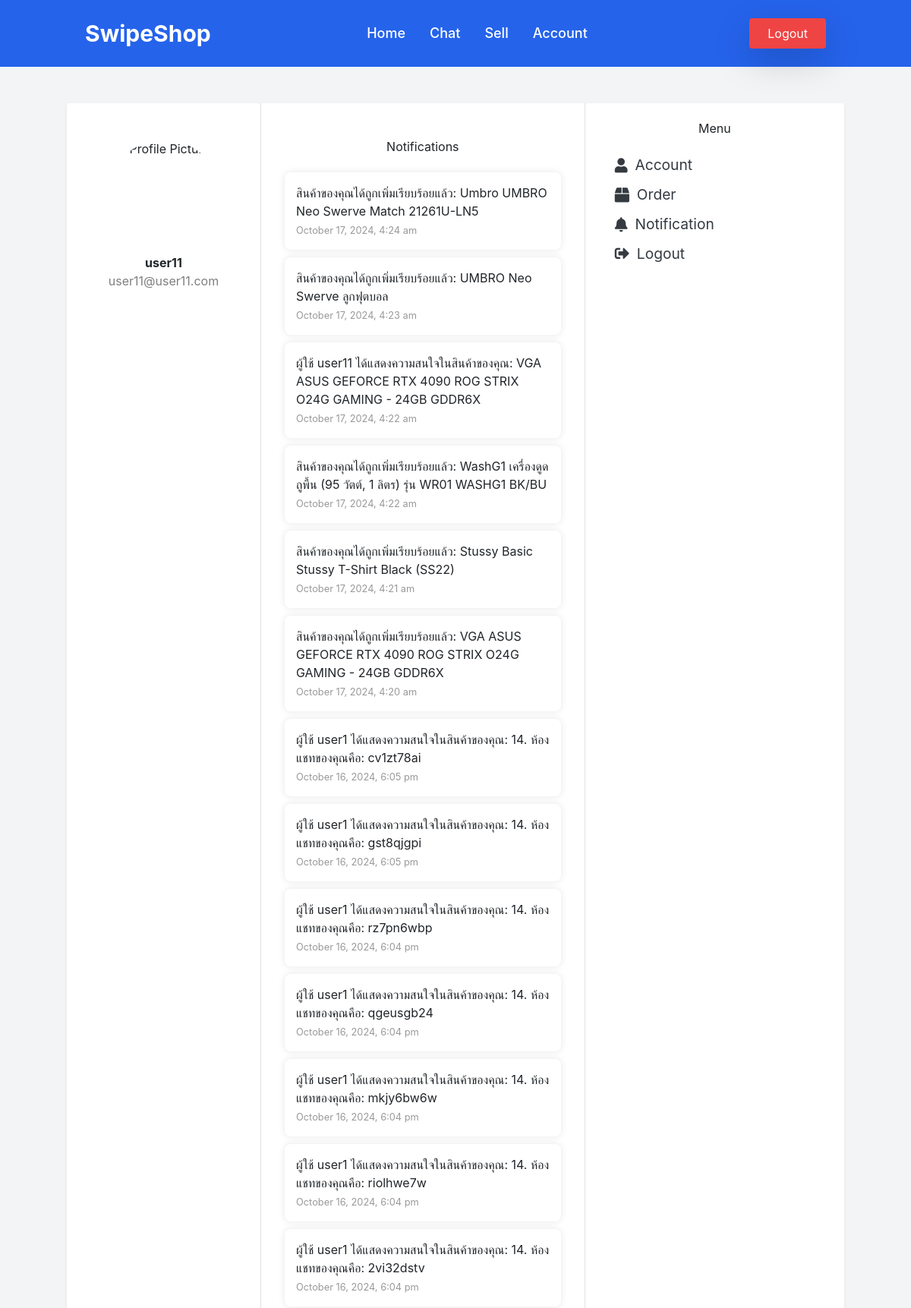
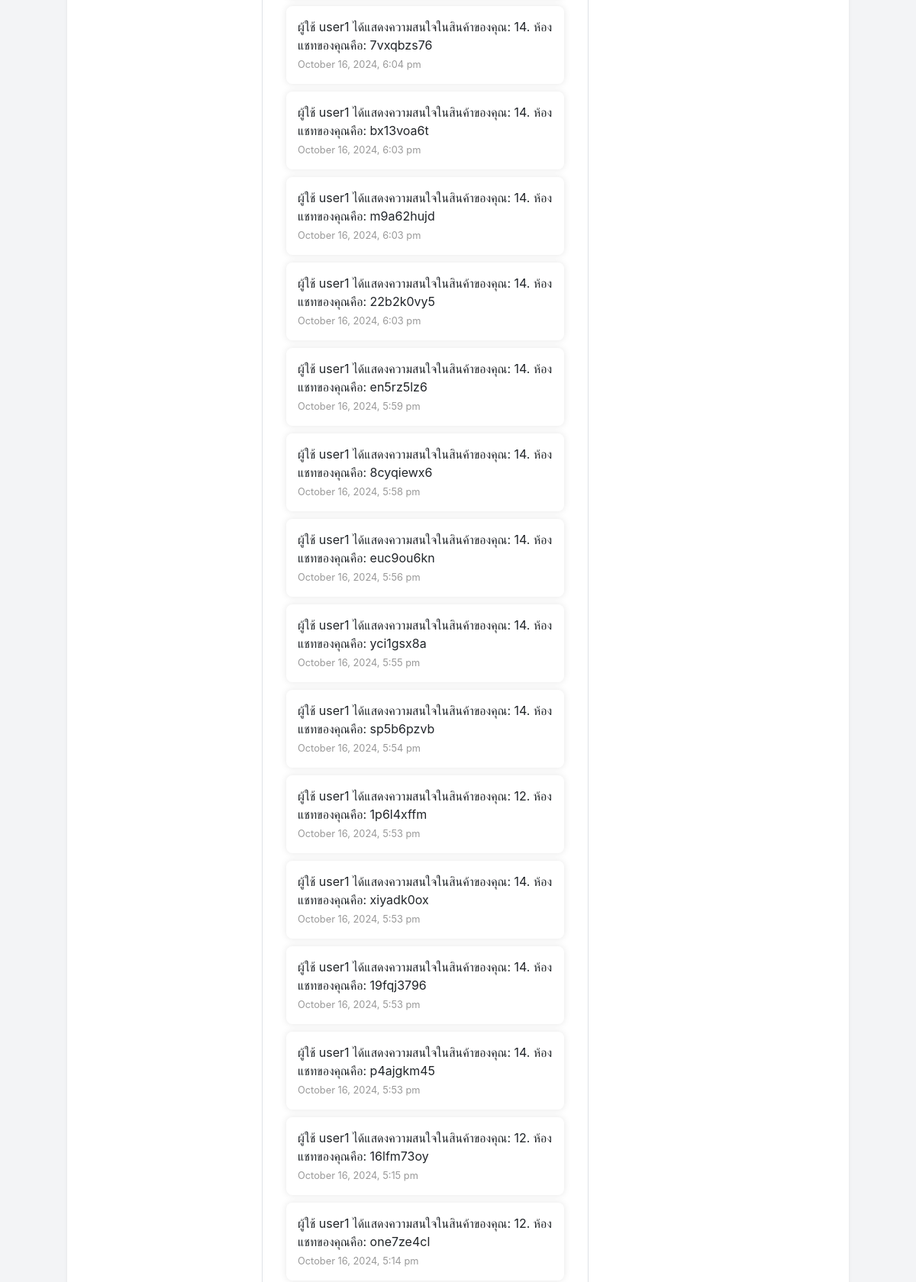
The app's page /notification.php (signed in, upper part) with its own data (2 pictures, top to bottom).
### tables this page shows
CREATE TABLE `users` (
  `user_id` int(10) UNSIGNED NOT NULL,
  `username` varchar(50) NOT NULL,
  `password` varchar(255) NOT NULL,
  `email` varchar(100) NOT NULL,
  `profile_picture` varchar(255) DEFAULT NULL,
  `bio` text DEFAULT NULL,
  `role` enum('User','Admin') DEFAULT 'User',
  `created_at` timestamp NOT NULL DEFAULT current_timestamp()
);

CREATE TABLE `notifications` (
  `notification_id` int(11) NOT NULL,
  `user_id` int(10) UNSIGNED DEFAULT NULL,
  `notification_text` varchar(255) NOT NULL,
  `is_read` tinyint(1) DEFAULT 0,
  `created_at` timestamp NOT NULL DEFAULT current_timestamp()
);

### notification.php (the view, shortened to what this page needs)
<?php
$host = 'localhost';
$db = 'swipeshop';
$user = 'swipeshop';
$pass = 'swipeshop';
$conn = new mysqli($host, $user, $pass, $db);
$sql = "SELECT user_id, username, profile_picture, email, created_at FROM users WHERE user_id = ?";
$stmt = $conn->prepare($sql);
$stmt->bind_param('i', $_SESSION['user_id']);
$stmt->execute();
$user_result = $stmt->get_result();
$user_data = $user_result->fetch_assoc();
$sql = "SELECT notification_text, created_at FROM notifications WHERE user_id = ? ORDER BY created_at DESC";
$stmt = $conn->prepare($sql);
$stmt->bind_param('i', $_SESSION['user_id']);
$stmt->execute();
$result = $stmt->get_result();
?>
<!DOCTYPE html>
<html lang="en">
<head>
    <link href="https://cdnjs.cloudflare.com/ajax/libs/font-awesome/5.15.4/css/all.min.css" rel="stylesheet">
    <link href="https://stackpath.bootstrapcdn.com/bootstrap/4.5.2/css/bootstrap.min.css" rel="stylesheet">
</head>
<body>
    <?php include './header.php'; ?>
    <div class="container rounded bg-white mt-5 mb-5 shadow-sm">
        <div class="row">
            <div class="col-md-3 border-right">
                <div class="d-flex flex-column align-items-center text-center p-3 py-5 profile-header">
                    <img src="<?php echo $user_data['profile_picture'] ?: 'https://st3.depositphotos.com/15648834/17930/v/600/depositphotos_179308454-stock-illustration-unknown-person-silhouette-glasses-profile.jpg'; ?>"
                        alt="Profile Picture">
                    <span class="font-weight-bold"><?php echo htmlspecialchars($user_data['username']); ?></span>
                    <span class="text-black-50"><?php echo htmlspecialchars($user_data['email']); ?></span>
                </div>
            </div>
            <div class="col-md-5 border-right">
                <div class="p-3 py-5">
                    <div class="text-center mb-4">
                        <h4>Notifications</h4>
                    </div>
                    <?php if ($result->num_rows > 0): ?>
                        <?php while ($row = $result->fetch_assoc()): ?>
                            <div class="notification-item">
                                <p><?php echo $row['notification_text']; ?></p>
                                <span
                                    class="notification-time"><?php echo date('F j, Y, g:i a', strtotime($row['created_at'])); ?></span>
                            </div>
                        <?php endwhile; ?>
                    <?php else: ?>
                        <div class="alert alert-info" role="alert">
                            ไม่มีการแจ้งเตือนใหม่
                        </div>
                    <?php endif; ?>
                </div>
            </div>
            <div class="col-md-4">
                <div class="p-4">
                    <h4 class="text-center mb-4">Menu</h4>
                    <div class="d-flex flex-column align-items-start">
                        <a href="account.php" class="link-item"><i class="fas fa-user"></i> Account</a>
                        <a href="order.php" class="link-item"><i class="fas fa-box"></i> Order</a>
                        <a href="notification.php" class="link-item"><i class="fas fa-bell"></i> Notification</a>
                        <a href="logout.php" class="link-item"><i class="fas fa-sign-out-alt"></i> Logout</a>
                    </div>
                </div>
            </div>
        </div>
    </div>
</body>
</html>

### notification.php (style rules this page uses)
body { background-color: #f8f9fa; }
.link-item { margin-bottom: 10px; font-size: 1.2rem; display: flex; align-items: center; color: #343a40; text-decoration: none; transition: color 0.3s; }
.link-item i { margin-right: 10px; }
.notification-item { background-color: #ffffff; padding: 15px; border-radius: 8px; margin-bottom: 10px; box-shadow: 0 0 10px rgba(0, 0, 0, 0.1); }
.notification-time { font-size: 0.8rem; color: #999; }
.profile-header { text-align: center; margin-bottom: 30px; }
.profile-header img { border-radius: 50%; width: 150px; height: 150px; object-fit: cover; }

### records on screen
users: username "user11", email "user11@user11.com"
notifications: notification_text "สินค้าของคุณได้ถูกเพิ่มเรียบร้อยแล้ว: Umbro UMBRO Neo Swerve Match 21261U-LN5", created_at "October 17, 2024, 4:24 am"
notifications: notification_text "สินค้าของคุณได้ถูกเพิ่มเรียบร้อยแล้ว: UMBRO Neo Swerve ลูกฟุตบอล", created_at "October 17, 2024, 4:23 am"
notifications: notification_text "ผู้ใช้ user11 ได้แสดงความสนใจในสินค้าของคุณ: VGA ASUS GEFORCE RTX 4090 ROG STRIX O24G GAMING - 24GB GDDR6X", created_at "October 17, 2024, 4:22 am"
notifications: notification_text "สินค้าของคุณได้ถูกเพิ่มเรียบร้อยแล้ว: WashG1 เครื่องดูดถูพื้น (95 วัตต์, 1 ลิตร) รุ่น WR01 WASHG1 BK/BU", created_at "October 17, 2024, 4:22 am"
notifications: notification_text "สินค้าของคุณได้ถูกเพิ่มเรียบร้อยแล้ว: Stussy Basic Stussy T-Shirt Black (SS22)", created_at "October 17, 2024, 4:21 am"
notifications: notification_text "สินค้าของคุณได้ถูกเพิ่มเรียบร้อยแล้ว: VGA ASUS GEFORCE RTX 4090 ROG STRIX O24G GAMING - 24GB GDDR6X", created_at "October 17, 2024, 4:20 am"
notifications: notification_text "ผู้ใช้ user1 ได้แสดงความสนใจในสินค้าของคุณ: 14. ห้องแชทของคุณคือ: cv1zt78ai", created_at "October 16, 2024, 6:05 pm"
notifications: notification_text "ผู้ใช้ user1 ได้แสดงความสนใจในสินค้าของคุณ: 14. ห้องแชทของคุณคือ: gst8qjgpi", created_at "October 16, 2024, 6:05 pm"
notifications: notification_text "ผู้ใช้ user1 ได้แสดงความสนใจในสินค้าของคุณ: 14. ห้องแชทของคุณคือ: rz7pn6wbp", created_at "October 16, 2024, 6:04 pm"
notifications: notification_text "ผู้ใช้ user1 ได้แสดงความสนใจในสินค้าของคุณ: 14. ห้องแชทของคุณคือ: qgeusgb24", created_at "October 16, 2024, 6:04 pm"
notifications: notification_text "ผู้ใช้ user1 ได้แสดงความสนใจในสินค้าของคุณ: 14. ห้องแชทของคุณคือ: mkjy6bw6w", created_at "October 16, 2024, 6:04 pm"
notifications: notification_text "ผู้ใช้ user1 ได้แสดงความสนใจในสินค้าของคุณ: 14. ห้องแชทของคุณคือ: riolhwe7w", created_at "October 16, 2024, 6:04 pm"
notifications: notification_text "ผู้ใช้ user1 ได้แสดงความสนใจในสินค้าของคุณ: 14. ห้องแชทของคุณคือ: 2vi32dstv", created_at "October 16, 2024, 6:04 pm"
notifications: notification_text "ผู้ใช้ user1 ได้แสดงความสนใจในสินค้าของคุณ: 14. ห้องแชทของคุณคือ: 7vxqbzs76", created_at "October 16, 2024, 6:04 pm"
notifications: notification_text "ผู้ใช้ user1 ได้แสดงความสนใจในสินค้าของคุณ: 14. ห้องแชทของคุณคือ: bx13voa6t", created_at "October 16, 2024, 6:03 pm"
notifications: notification_text "ผู้ใช้ user1 ได้แสดงความสนใจในสินค้าของคุณ: 14. ห้องแชทของคุณคือ: m9a62hujd", created_at "October 16, 2024, 6:03 pm"
notifications: notification_text "ผู้ใช้ user1 ได้แสดงความสนใจในสินค้าของคุณ: 14. ห้องแชทของคุณคือ: 22b2k0vy5", created_at "October 16, 2024, 6:03 pm"
notifications: notification_text "ผู้ใช้ user1 ได้แสดงความสนใจในสินค้าของคุณ: 14. ห้องแชทของคุณคือ: en5rz5lz6", created_at "October 16, 2024, 5:59 pm"
notifications: notification_text "ผู้ใช้ user1 ได้แสดงความสนใจในสินค้าของคุณ: 14. ห้องแชทของคุณคือ: 8cyqiewx6", created_at "October 16, 2024, 5:58 pm"
notifications: notification_text "ผู้ใช้ user1 ได้แสดงความสนใจในสินค้าของคุณ: 14. ห้องแชทของคุณคือ: euc9ou6kn", created_at "October 16, 2024, 5:56 pm"
notifications: notification_text "ผู้ใช้ user1 ได้แสดงความสนใจในสินค้าของคุณ: 14. ห้องแชทของคุณคือ: yci1gsx8a", created_at "October 16, 2024, 5:55 pm"
notifications: notification_text "ผู้ใช้ user1 ได้แสดงความสนใจในสินค้าของคุณ: 14. ห้องแชทของคุณคือ: sp5b6pzvb", created_at "October 16, 2024, 5:54 pm"
notifications: notification_text "ผู้ใช้ user1 ได้แสดงความสนใจในสินค้าของคุณ: 12. ห้องแชทของคุณคือ: 1p6l4xffm", created_at "October 16, 2024, 5:53 pm"
notifications: notification_text "ผู้ใช้ user1 ได้แสดงความสนใจในสินค้าของคุณ: 14. ห้องแชทของคุณคือ: xiyadk0ox", created_at "October 16, 2024, 5:53 pm"
notifications: notification_text "ผู้ใช้ user1 ได้แสดงความสนใจในสินค้าของคุณ: 14. ห้องแชทของคุณคือ: 19fqj3796", created_at "October 16, 2024, 5:53 pm"
notifications: notification_text "ผู้ใช้ user1 ได้แสดงความสนใจในสินค้าของคุณ: 14. ห้องแชทของคุณคือ: p4ajgkm45", created_at "October 16, 2024, 5:53 pm"
notifications: notification_text "ผู้ใช้ user1 ได้แสดงความสนใจในสินค้าของคุณ: 12. ห้องแชทของคุณคือ: 16lfm73oy", created_at "October 16, 2024, 5:15 pm"
notifications: notification_text "ผู้ใช้ user1 ได้แสดงความสนใจในสินค้าของคุณ: 12. ห้องแชทของคุณคือ: one7ze4cl", created_at "October 16, 2024, 5:14 pm"
